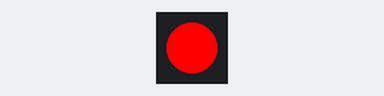
The sketch below on a simulated ESP32-S3. On the bench: 1 RGB LEDs in strip order, left to right.

Above: at 0.2 s.
At 0.7 s:
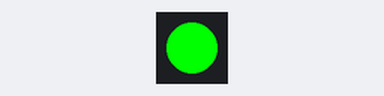
At 2.7 s:
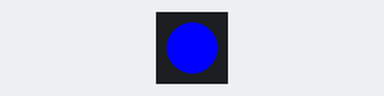
Timing chart, 0 to 3.5 s (numbered marks = the images above):
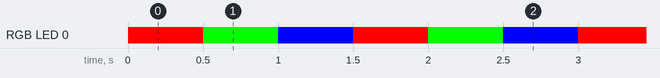

The sketch:

pisca-led-RGB.ino
```cpp
#include <Adafruit_NeoPixel.h>

// Define o pino do LED RGB (NeoPixel)
#define LED_PIN 48   // GPIO48 na versão 1.0 do DevKitC-1
#define NUMPIXELS 1  // Apenas 1 LED onboard

// Cria o objeto NeoPixel
Adafruit_NeoPixel pixels(NUMPIXELS, LED_PIN, NEO_GRB + NEO_KHZ800);

// Tempo de troca
unsigned long delay_ms = 500;

void setup() {
  pixels.begin();   // Inicializa o NeoPixel
}

void loop() {
  // Vermelho
  pixels.setPixelColor(0, pixels.Color(255, 0, 0));
  pixels.show();
  delay(delay_ms);

  // Verde
  pixels.setPixelColor(0, pixels.Color(0, 255, 0));
  pixels.show();
  delay(delay_ms);

  // Azul
  pixels.setPixelColor(0, pixels.Color(0, 0, 255));
  pixels.show();
  delay(delay_ms);
}
```

Measured:
- by itself, RGB LED 0: repeats every 1.5 s: RGB(0, 255, 0) 0.50 s, RGB(0, 0, 255) 0.50 s, RGB(255, 0, 0) 0.50 s
- by itself, everything shown: repeats every 1.5 s, in 3 steps
